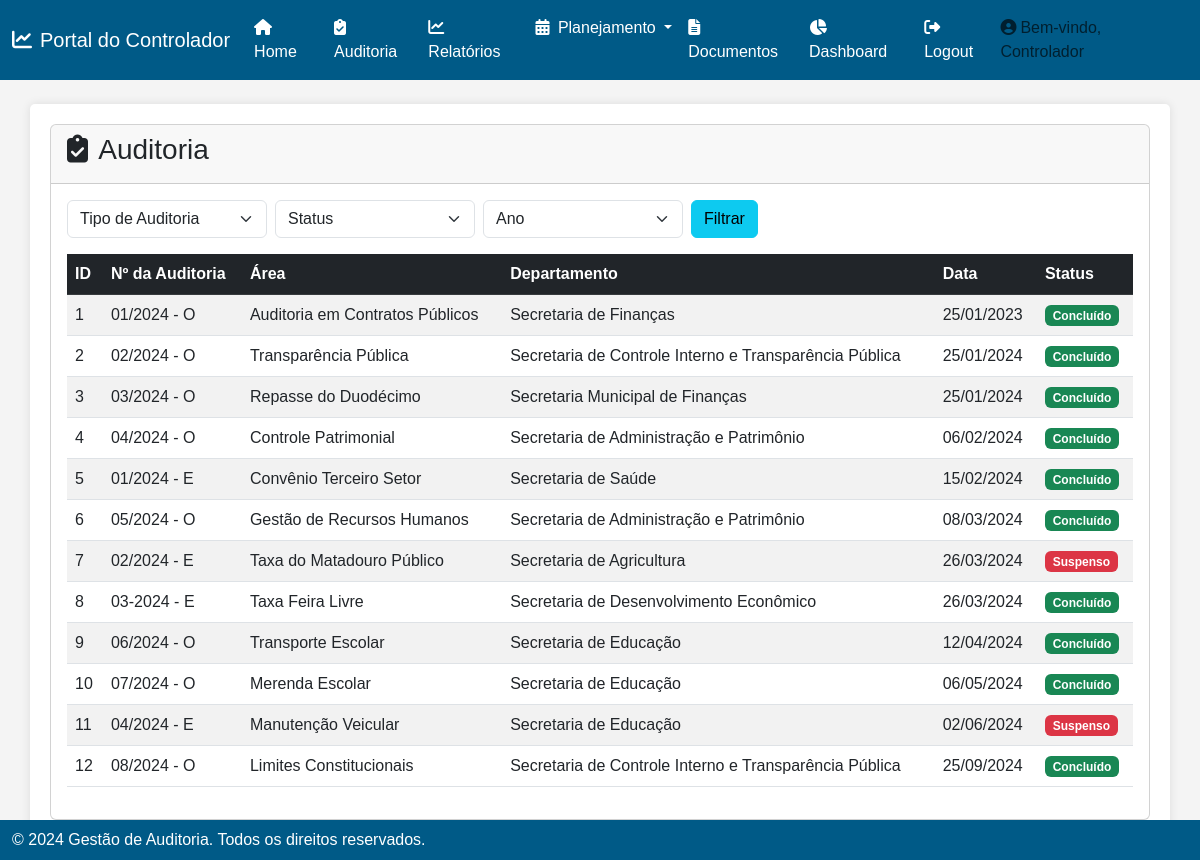
/auditorias, run on an earlier commit of the app's database.
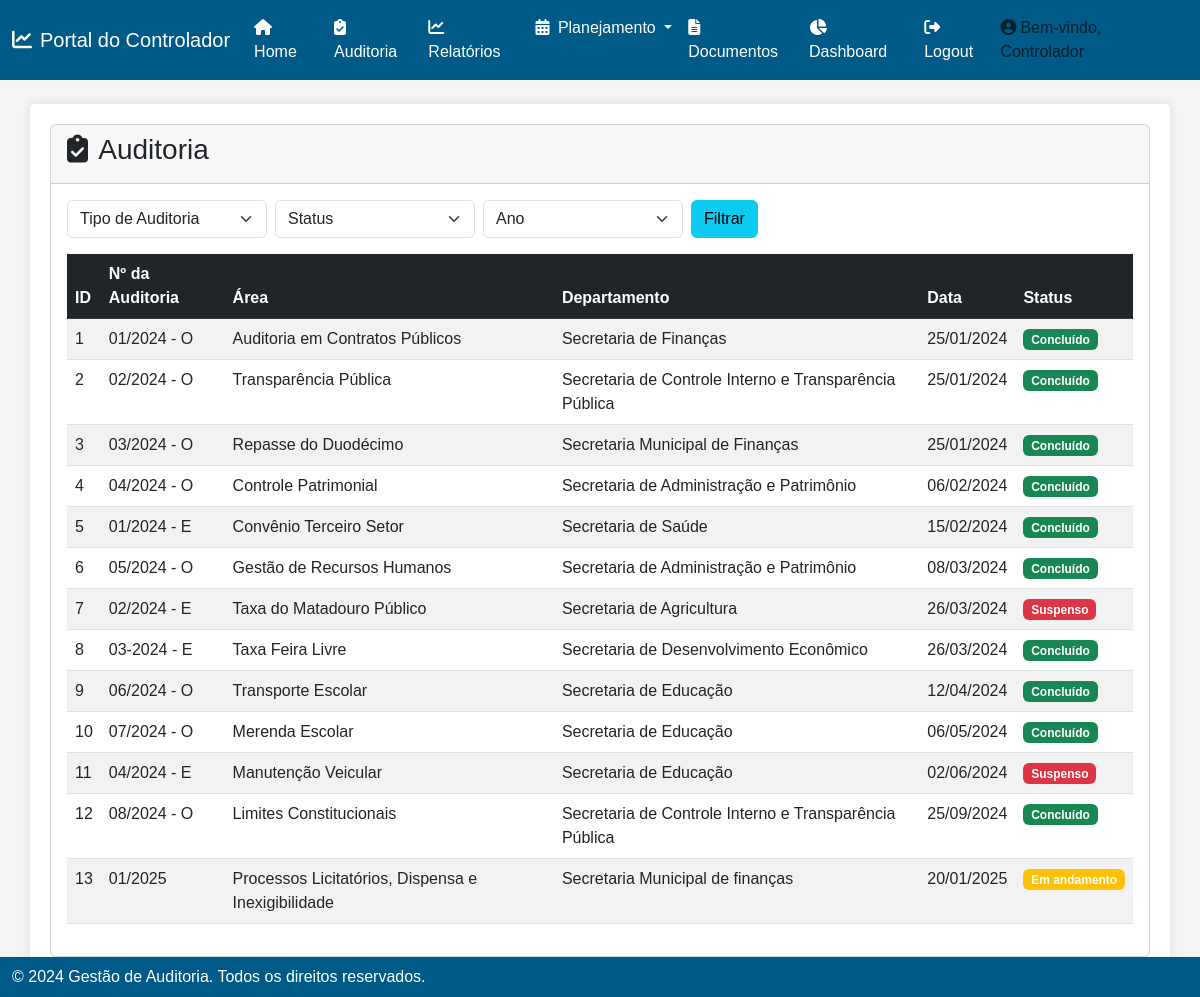
And on a later commit of the database.
### app.py (models this page shows)
class Auditoria(db.Model):
    id = db.Column(db.Integer, primary_key=True)
    numero_auditoria = db.Column(db.String(100), nullable=False)
    area = db.Column(db.String(100), nullable=False)
    departamento = db.Column(db.String(100), nullable=False)
    data = db.Column(db.Date, nullable=False)
    status = db.Column(db.String(50), nullable=False)  # Adicionando a coluna 'status'

### app.py (the view)
@app.route('/auditorias')
def cgm_auditoria():
    auditorias = Auditoria.query.all()  # Ajuste conforme seu ORM
    anos = set(auditoria.data.year for auditoria in auditorias)  # Supondo que `data` seja um campo de data
    return render_template('cgm/Auditorias.html', auditorias=auditorias, anos=sorted(anos))

### templates/cgm/Auditorias.html (shortened to what this page needs)
{% extends "base_cgm.html" %}
{% block content %}
    <div class="card">
        <div class="card-header">
            <h3><i class="fas fa-clipboard-check me-1"></i> Auditoria</h3>
        </div>
        <div class="card-body">
            <div class="d-flex justify-content-between mb-3">
                <div class="d-flex">
                    <select class="form-select d-inline-block me-2" style="width: 200px;" id="tipo_auditoria">
                        <option value="">Tipo de Auditoria</option>
                    </select>
                    <select class="form-select d-inline-block me-2" style="width: 200px;" id="status">
                        <option value="">Status</option>
                    </select>
                    <select class="form-select d-inline-block me-2" style="width: 200px;" id="ano">
                        <option value="">Ano</option>
                    </select>
                    <button class="btn btn-info" id="btnFiltrar">Filtrar</button>
                </div>
            </div>
            <div class="table-responsive">
                <table class="table table-striped">
                    <thead class="table-dark">
                        <tr>
                            <th>ID</th>
                            <th>Nº da Auditoria</th>
                            <th>Área</th>
                            <th>Departamento</th>
                            <th>Data</th>
                            <th>Status</th>
                        </tr>
                    </thead>
                    <tbody id="auditoria-table">
                        {% if auditorias %}
                            {% for auditoria in auditorias %}
                                <tr>
                                    <td>{{ auditoria.id }}</td>
                                    <td>{{ auditoria.numero_auditoria }}</td>
                                    <td>{{ auditoria.area }}</td>
                                    <td>{{ auditoria.departamento }}</td>
                                    <td>{{ auditoria.data.strftime('%d/%m/%Y') }}</td>
                                    <td>
                                        <span class="badge
                                            {% if auditoria.status == 'Em andamento' %}bg-warning
                                            {% elif auditoria.status == 'Concluído' %}bg-success
                                            {% elif auditoria.status == 'Suspenso' %}bg-danger
                                            {% endif %}">
                                            {{ auditoria.status }}
                                        </span>
                                    </td>
                                </tr>
                            {% endfor %}
                        {% else %}
                            <tr>
                                <td colspan="6" class="text-center">Nenhuma auditoria encontrada.</td>
                            </tr>
                        {% endif %}
                    </tbody>
                </table>
            </div>
        </div>
    </div>
{% endblock %}

### templates/base_cgm.html (shortened to what this page needs)
<!DOCTYPE html>
<html lang="pt-BR">
<head>
    <link href="https://cdn.jsdelivr.net/npm/bootstrap@5.3.0-alpha1/dist/css/bootstrap.min.css" rel="stylesheet">
    <link rel="stylesheet" href="https://cdnjs.cloudflare.com/ajax/libs/font-awesome/6.4.0/css/all.min.css">
</head>
<body>
    <nav class="navbar navbar-expand-lg">
        <div class="container-fluid">
            <a class="navbar-brand" href="#"><i class="fas fa-chart-line me-2"></i>Portal do Controlador</a>
            <div class="collapse navbar-collapse" id="navbarNav">
                <ul class="navbar-nav">
                    <li class="nav-item">
                        <a class="nav-link active" href="{{ url_for('cgm_home') }}"><i class="fas fa-home me-1"></i>Home</a>
                    </li>
                    <li class="nav-item">
                        <a class="nav-link" href="{{ url_for('cgm_auditoria') }}"><i class="fas fa-clipboard-check me-1"></i>Auditoria</a>
                    </li>
                    <li class="nav-item">
                        <a class="nav-link" href="{{ url_for('meus_relatorios_cgm') }}"><i class="fas fa-chart-line me-1"></i>Relatórios</a>
                    </li>
                    <li class="nav-item dropdown">
						<a class="nav-link dropdown-toggle" href="#" id="planejamentoDropdown" role="button" data-bs-toggle="dropdown" aria-expanded="false">
					<i class="fas fa-calendar-alt me-1"></i> Planejamento
						</a>
					</li>
					<li class="nav-item">
                        <a class="nav-link" href="{{ url_for('documentos_view') }}"><i class="fas fa-file-alt me-1"></i>Documentos</a>
                    </li>
					 <li class="nav-item">
                        <a class="nav-link" href="{{ url_for('dashboard_cgm') }}"><i class="fas fa-chart-pie me-1"></i>Dashboard</a>
                    </li>
                    <li class="nav-item">
                        <a class="nav-link" href="{{ url_for('inicio') }}"><i class="fas fa-sign-out-alt me-1"></i>Logout</a>
                    </li>
                </ul>
            </div>
            <span class="navbar-text" id="user-info">
                <i class="fas fa-user-circle me-1"></i>Bem-vindo, Controlador
            </span>
        </div>
    </nav>
    <div class="container mt-4">
        {% block content %}{% endblock %}
    </div>
	<footer class="navbar fixed-bottom" style="background-color: #005a87; color: white;">
		<div class="container-fluid text-center">
			<p class="mb-0">© 2024 Gestão de Auditoria. Todos os direitos reservados.</p>
		</div>
	</footer>
</body>
</html>

### templates/base_cgm.html (style rules this page uses)
body { font-family: Arial, sans-serif; background-color: #f4f4f4; }
.navbar { background-color: #005a87; }
.navbar-brand, .nav-link { color: white !important; }
.container { background-color: white; border-radius: 5px; box-shadow: 0 0 10px rgba(0,0,0,0.1); padding: 20px; margin-top: 20px; }
.card { margin-bottom: 20px; }

What changed in the data, as far as the page shows it:
changed Auditoria "Auditoria em Contratos Públicos": data "25/01/2023" → "25/01/2024"
added Auditoria: id "13", numero_auditoria "01/2025", area "Processos Licitatórios, Dispensa e Inexigibilidade", departamento "Secretaria Municipal de finanças", data "20/01/2025", status "Em andamento"
